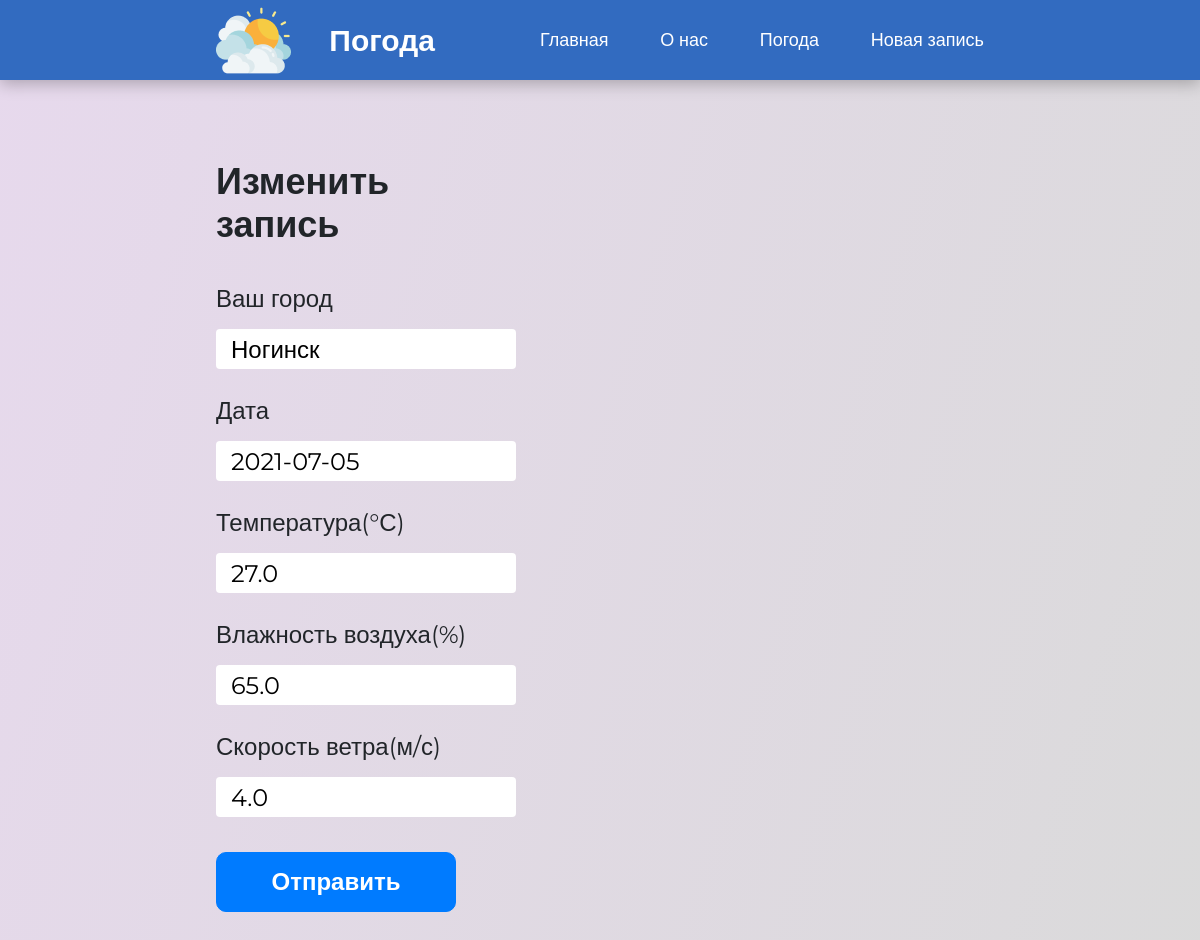
Screenshot of /data/edit/3 with the database file from the repository.
### crud/models.py (models this page shows, shortened)
class Records(models.Model):
    city = models.CharField('Город', max_length=100)
    date = models.DateField()
    temperature = models.FloatField()
    humidity = models.FloatField()
    windspeed = models.FloatField()
    class Meta:
        verbose_name = 'Погода'
        verbose_name_plural = 'Погода'

### crud/views.py (the view)
# urls.py: path('edit/<int:pk>', views.RecordUpdateView.as_view(), name='edit'),
class RecordUpdateView(UpdateView):
    model = Records
    template_name = 'crud/edit.html'
    form_class = EditForm

### crud/forms.py
class EditForm(ModelForm):
    class Meta:
        model = Records
        fields = ['city', 'date', 'temperature', 'humidity', 'windspeed']
        widgets = {
            "city": TextInput(attrs={
                'class': 'form__input form-control',
                'placeholder': 'Москва',
                'id': 'city',
            }
            ),
            "date": TextInput(attrs={
                'class': 'form__input form-control',
                'placeholder': '20.06.2021',
                'id': 'date',
            }
            ),
            "temperature": TextInput(attrs={
                'class': 'form__input form-control',
                'placeholder': '28',
                'id': 'temp',
            }
            ),
            "humidity": TextInput(attrs={
                'class': 'form__input form-control',
                'placeholder': '83',
                'id': 'humidity',
            }
            ),
            "windspeed": TextInput(attrs={
                'class': 'form__input form-control form__input_last',
                'placeholder': '10',
                'id': 'date',
            }
            )
        }

### crud/templates/crud/edit.html (shortened to what this page needs)
{% load static %}
<!DOCTYPE html>
<html lang="en">
  <head>
    <link
      rel="stylesheet"
      href="https://stackpath.bootstrapcdn.com/bootstrap/4.3.1/css/bootstrap.min.css"
    />
    <link rel="stylesheet" href="{% static 'crud/styles/style.css' %}" />
  </head>
  <body>
    <nav class="navbar container-fliud">
      <div class="navbar__logo">
        <img
          src="{% static 'crud/images/cloud.png' %}"
          alt=""
          class="navbar__image"
        />
        <p class="navbar__logo-text">Погода</p>
      </div>
      <ul class="navbar__links">
        <li class="navbar__li">
          <a href="{% url 'home' %}" class="navbar__link">Главная</a>
        </li>
        <li class="navbar__li">
          <a href="{% url 'about' %}" class="navbar__link">О нас</a>
        </li>
        <li class="navbar__li">
          <a href="{% url 'weather' %}" class="navbar__link">Погода</a>
        </li>
        <li class="navbar__li">
          <a href="{% url 'new' %}" class="navbar__link">Новая запись</a>
        </li>
      </ul>
    </nav>
    <main class="edit-section">
      <h1 class="edit-section__heading">Изменить запись</h1>
      <form method="post" class="add-section__form form">
        <label for="city" class="form__label">Ваш город</label>
        {{form.city}}
        <label for="date" class="form__label">Дата</label>
        {{form.date}}
        <label for="temp" class="form__label">Температура(°С)</label>
        {{form.temperature}}
        <label for="humidity" class="form__label">Влажность воздуха(%)</label>
        {{form.humidity}}
        <label for="windspeed" class="form__label">Скорость ветра(м/с)</label>
        {{form.windspeed}}
        <button type="submit" class="form__btn btn btn-primary">
          Отправить
        </button>
      </form>
    </main>
  </body>
</html>

### crud/static/crud/styles/style.css (style rules this page uses)
* { margin: 0; padding: 0; box-sizing: border-box; font-family: "Montserrat", sans-serif !important; }
body { background: linear-gradient(107.56deg, #e7d9ed 0%, #dadada 100%); min-height: 100vh; overflow-x: hidden; }
.navbar { box-sizing: border-box; width: 100vw; padding-left: 18vw; padding-right: 18vw; padding-bottom: 0; padding-top: 0; height: 80px; display: flex; justify-content: space-between; align-items: center; background: #326bc0; box-shadow: 0px 4px 15px rgba(0, 0, 0, 0.25); }
.navbar__links { display: flex; justify-content: space-between; align-items: center; width: 37vw; max-width: 500px; min-width: 230px; margin: 0; padding: 0; }
.navbar__li { list-style-type: none; }
.navbar__link { color: white; height: 100%; font-size: 18px; font-weight: 400; }
.navbar__logo { display: flex; justify-content: space-between; align-items: center; width: 219px; height: 75px; }
.navbar__logo-text { font-size: 30px; font-weight: 700; color: white; margin: 0; }
.main-section__text > h1, .main-section__heading, .edit-section__heading { font-weight: 700; font-size: 36px; margin-bottom: 35px; }
.main-section__button, .form__btn { width: 240px; height: 60px; font-weight: 700; font-size: 24px; }
.main-section__heading_about, .edit-section__heading { margin-bottom: 80px; }
.main-section_about, .edit-section { display: block; margin-top: 80px; }
.btn { border-radius: 10px !important; }
.form { box-sizing: border-box; padding-left: 18vw; width: 43vw; display: flex; flex-direction: column; margin-bottom: 150px; }
.form__label { margin-bottom: 12px; font-size: 24px; }
.form__input { margin-bottom: 24px; padding-top: 5px; padding-bottom: 5px; padding-left: 15px; width: 300px; height: 40px; color: black; font-size: 24px; border: none; outline: none; }
.form__input_last { margin-bottom: 35px; }
.form__input::placeholder { font-size: 24px; color: #bebebe; }
.edit-section__heading { padding-left: 18vw; width: 43vw; margin-bottom: 35px; }

### rows the page displays
Records: city "Ногинск", date "2021-07-05", temperature "27.0", humidity "65.0", windspeed "4.0"
